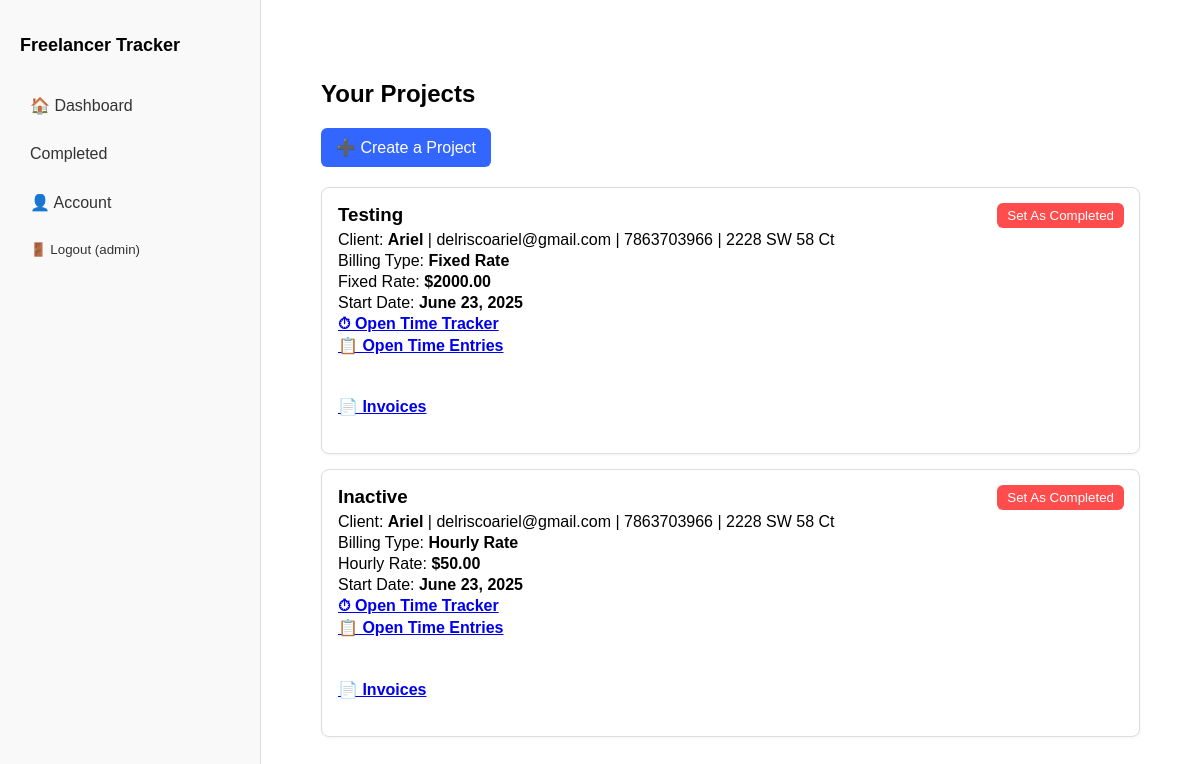
Page /dashboard/ (signed in) on the earlier database version.
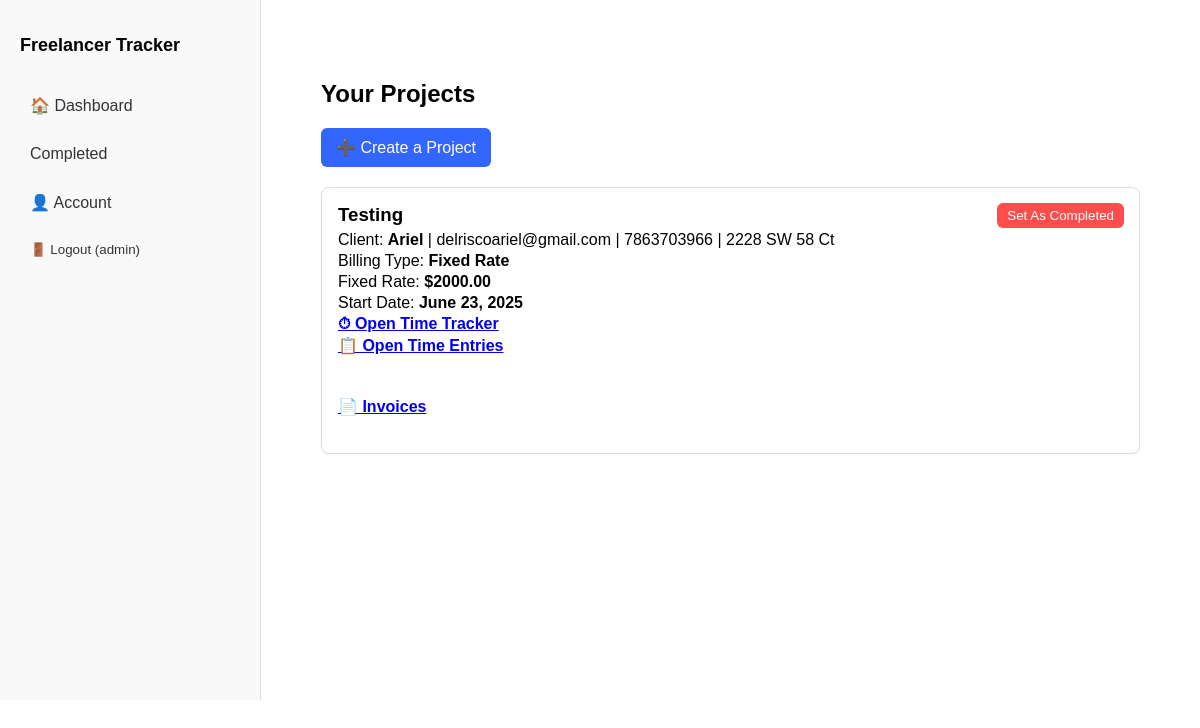
Same page on the later database version.
### tracker/models.py (models this page shows, shortened)
class Project(models.Model):
    BILLING_CHOICES = [
        ('hourly', 'Hourly Rate'),
        ('fixed', 'Fixed Rate'),
    ]
    user = models.ForeignKey(User, on_delete=models.CASCADE)
    name = models.CharField(max_length=100)
    client_name = models.CharField(max_length=100, default="")
    client_email = models.EmailField(default="")
    client_phone = models.CharField(max_length=100, default="")
    client_address = models.CharField(max_length=100, default="")
    billing_type = models.CharField(max_length=10, choices=BILLING_CHOICES, default='hourly')
    hourly_rate = models.DecimalField(max_digits=6, decimal_places=2, null=True, blank=True)
    fixed_rate = models.DecimalField(max_digits=8, decimal_places=2, null=True, blank=True)
    start_date = models.DateField(default=now)
    is_active = models.BooleanField(default=True)

### tracker/views.py (the view)
# urls.py: path('dashboard/', views.dashboard_view, name='dashboard'),
@login_required
def dashboard_view(request):
    projects = Project.objects.filter(user=request.user).filter(is_active=True).prefetch_related('invoice_set')
    invoices = Invoice.objects.filter(project__user=request.user)
    paginator = Paginator(projects, 5)
    page_number = request.GET.get('page')
    projects_pag = paginator.get_page(page_number)
    context = {
        'projects': projects_pag,
        'invoices': invoices,
    }
    return render(request, 'dashboard.html', context)

### tracker/Templates/dashboard.html (shortened to what this page needs)
{% extends 'base.html' %}
{% block content %}
<div class="dashboard-container">
    <div class="main-panel">
        <h2>Your Projects</h2>
        <a href="{% url 'create_project' %}" class="new-project">➕ Create a Project</a>
        {% if projects.object_list %}
            {% for project in projects %}
                <div class="project-card" style="position: relative;">
                    <form method="post" action="{% url 'set_inactive_project' project.id %}" style="position: absolute; top: 15px; right: 15px;">
                        <button type="submit" style="background-color: #ff4d4d; color: white; border: none; border-radius: 6px; padding: 5px 10px; cursor: pointer;">
                            Set As Completed
                        </button>
                    </form>
                    <h3>{{ project.name }}</h3>
                    <p>Client: <strong>{{ project.client_name|default:"—"}}</strong> | {{ project.client_email|default:"—"}} | {{project.client_phone|default:"—"}} | {{ project.client_address|default:"—" }}</p>
                    <p>Billing Type: <strong>{{ project.get_billing_type_display }}</strong></p>
                    {% if project.billing_type == "hourly" %}
                    <p>Hourly Rate: <strong>${{ project.hourly_rate }}</strong></p>
                    {% elif project.billing_type == "fixed" %}
                    <p>Fixed Rate: <strong>${{ project.fixed_rate }}</strong></p>
                    {% endif %}
                    <p>Start Date: <strong>{{ project.start_date }}</strong></p>
                    <p><strong><a href="{% url 'track_time' project.id %}">⏱ Open Time Tracker</a></strong></p>
                    <p><strong><a href="{% url 'project_time_entries' project.id %}">📋 Open Time Entries</a></strong></p>
                    <br>
                    <h4><a href="{% url 'project_invoices' project.id %}">📄 Invoices</a></h4>
                </div>
            {% endfor %}
        {% else %}
            <p>You don’t have any projects yet.</p>
        {% endif %}
    </div>
</div>
{% endblock %}

### tracker/Templates/base.html (shortened to what this page needs)
<!DOCTYPE html>
<html lang="en">
{% load static %}
<head>
</head>
<body>
    <div class="dashboard-container">
        <div class="sidebar">
            <h2>Freelancer Tracker</h2>
            <nav>
                <a href="{% url 'dashboard' %}">🏠 Dashboard</a>
                <a href="{% url 'completed' %}"> Completed </a>
                <a href="{% url 'account' %}">👤 Account</a>
            </nav>
            {% if user.is_authenticated %}
            <form action="{% url 'logoutTemp' %}" method="post">
                <button type="submit">🚪 Logout ({{ user.username }})</button>
            </form>
            {% endif %}
        </div>
        <div class="main-panel">
            {% block content %}{% endblock %}
        </div>
    </div>
</body>
</html>

### tracker/Templates/base.html (style rules this page uses)
body { margin: 0; font-family: sans-serif; }
.dashboard-container { display: flex; min-height: 100vh; }
.sidebar { width: 220px; padding: 20px; background-color: #f9f9f9; border-right: 1px solid #ddd; }
.sidebar h2 { font-size: 18px; margin-bottom: 30px; }
.sidebar nav a, .sidebar form button { display: block; width: 100%; padding: 10px; text-align: left; text-decoration: none; color: #333; margin-bottom: 10px; border: none; background: none; cursor: pointer; border-radius: 6px; }
.main-panel { flex: 0.5; padding: 30px; }
form button { background-color: #3366ff; color: white; padding: 10px 16px; border: none; border-radius: 6px; cursor: pointer; }

### tracker/Templates/dashboard.html (style rules this page uses)
.dashboard-container { display: flex; min-height: 80vh; }
.sidebar { width: 220px; padding: 20px; background-color: #f9f9f9; border-right: 1px solid #ddd; }
.sidebar h2 { font-size: 18px; margin-bottom: 30px; }
.sidebar nav a { display: block; padding: 10px; text-decoration: none; color: #333; margin-bottom: 10px; border-radius: 6px; }
.main-panel { flex: 1; padding: 30px; }
.project-card { border: 1px solid #ddd; padding: 16px; border-radius: 8px; margin-bottom: 15px; background-color: #fff; box-shadow: 0 1px 3px rgba(0,0,0,0.05); }
.project-card h3 { margin: 0 0 5px 0; }
.project-card p { margin: 3px 0; }
.new-project { margin-bottom: 20px; display: inline-block; padding: 10px 15px; background-color: #3366ff; color: white; border-radius: 6px; text-decoration: none; }

Differences in the rows shown:
no longer on this page (row edited): Project: name "Inactive", client_name "Ariel", client_email "delriscoariel@gmail.com", client_phone "7863703966", client_address "2228 SW 58 Ct", billing_type "Hourly Rate", hourly_rate "50.00", start_date "June 23, 2025"
